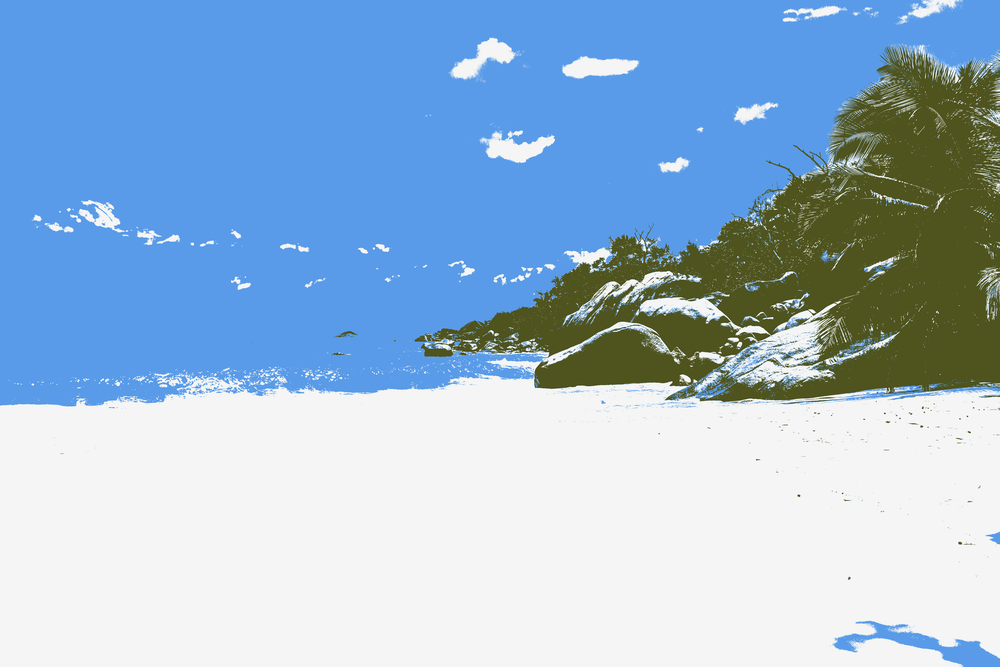
#> input picture clustered_img.png, 1000 x 667 px, shrunk from 6605 x 4408 before the run, given in place of img.jpeg, which was not available
$ jupyter execute 'Major Project.ipynb'   (shell and % lines are left out)   (older library calls are emulated)
#> lines starting #> are read from the running program, lines starting #| are printed output that depends on the picture; pictures that were not available may be replaced by others from this repository, and a replacement may not be noted
[cell 1]
import cv2
import numpy as np
from PIL import Image
import matplotlib.pyplot as plt
import math
from mpl_toolkits.mplot3d import Axes3D
from math import log10, sqrt
from skimage.measure import compare_ssim

[cell 2]
from Crypto.Cipher import AES
from google.colab import drive
drive.mount('/content/drive')

[cell 3]
original_img = cv2.imread('/content/drive/My Drive/Colab Notebooks/img.jpeg')
#> original_img is the input picture: shape (667, 1000, 3); mean B, G, R 210.3, 184.8, 155.5


o_img = cv2.cvtColor(original_img, cv2.COLOR_BGR2RGB)
steg_img = o_img.copy()
s_img = cv2.cvtColor(o_img, cv2.COLOR_BGR2RGB)

cv2.imwrite('/content/drive/My Drive/Colab Notebooks/s_img.jpeg',s_img)

plt.imshow(o_img)

# -1 means unknown, it will be automatically calculated
vector_img = o_img.reshape((-1, 3))

[cell 4]
vector_img = np.float32(vector_img)
vector_img.shape
#> Out = (667000, 3)

[cell 5]
class Stage1:
	# [8 lines left out: function __init__, not called in this run]

class Stage2:
	count = 0
	# [9 lines left out: function __init__, not called in this run]

	def update(self,point):
		self.point = point
		self.centerPos.append(self.point)

	def addPoint(self,point):
		self.pointList.append(point)

	def removePoint(self,point):
		self.pointList.remove(point)


class Kmeans:
	# [157 lines left out: functions __init__, selectSeeds, seeds, getDistance, getCentroidInit, getCentroid and 6 more, not called in this run]


def makeRandomPoint(n, lower, upper):
    return numpy.random.normal(loc=upper, size=[lower, n])

[cell 6]
# criteria : It is the iteration termination criteria. When this criteria is satisfied, algorithm iteration stops.
criteria = (cv2.TERM_CRITERIA_EPS + cv2.TERM_CRITERIA_MAX_ITER, 100, 0.2)
K = 3
attempts = 1
ret, lable, center = cv2.kmeans(vector_img, K, None, criteria, attempts, cv2.KMEANS_PP_CENTERS)
#> ret = 188675836.5; center = [[242.4, 243.5, 243.4], [82.38, 87.69, 37.61], [90.9, 156.1, 230.1]]
#print(lable.shape)

[cell 7]
center = np.uint8(center)
#> center = [[242, 243, 243], [82, 87, 37], [90, 156, 230]]
#print(center)
res = center[lable.flatten()]
#print(res.shape)
res_image = res.reshape((o_img.shape))
plt.imshow(res_image)
clustered_img = Image.fromarray(res_image)
clustered_img.save('/content/drive/My Drive/Colab Notebooks/clustered_img.png')

[cell 8]
image_one_array = []
image_two_array = []
image_three_array = []
for i in range(0, len(lable)):
    if lable[i][0] == 0:
        image_one_array.append(vector_img[i])
    elif lable[i][0] == 1:
        image_two_array.append(vector_img[i])
    else:
        image_three_array.append(vector_img[i])
#> after the loop, image_one_array = 288583 items; image_three_array = 289599 items; image_two_array = 88818 items

len1 = len(image_one_array)
#> len1 = 288583
len2 = len(image_two_array)
#> len2 = 88818
len3 = len(image_three_array)
#> len3 = 289599

pad1 = math.ceil(math.sqrt(len1))**2 - len1
#> pad1 = 861
pad2 = math.ceil(math.sqrt(len2))**2 - len2
#> pad2 = 583
pad3 = math.ceil(math.sqrt(len3))**2 - len3
#> pad3 = 922

white = np.array([255.0, 255.0, 255.0], dtype=np.float32)

[cell 9]
for i in range(0, pad1):
    image_one_array.append(white)
#> after the loop, image_one_array = 289444 items

for i in range(0, pad2):
    image_two_array.append(white)
#> after the loop, image_two_array = 89401 items

for i in range(0, pad3):
    image_three_array.append(white)
#> after the loop, image_three_array = 290521 items

d1 = int(math.sqrt(len(image_one_array)))
#> d1 = 538
#print(len(image_one_array), d1)
d2 = int(math.sqrt(len(image_two_array)))
#> d2 = 299
#print(len(image_two_array), d2)
d3 = int(math.sqrt(len(image_three_array)))
#> d3 = 539
#print(len(image_three_array), d3)

cluster1 = np.uint8(np.array(image_one_array)).reshape((d1, d1, 3))
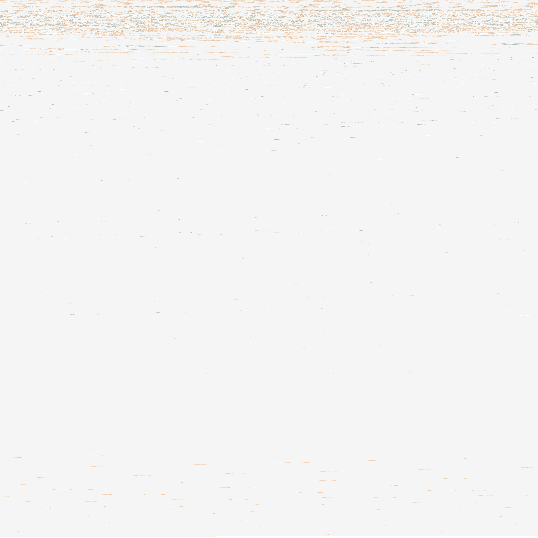
#> cluster1: shape (538, 538, 3); mean of channels 0, 1, 2 242.6, 244.1, 243.6; drawn as B, G, R
cluster2 = np.uint8(np.array(image_two_array)).reshape((d2, d2, 3))
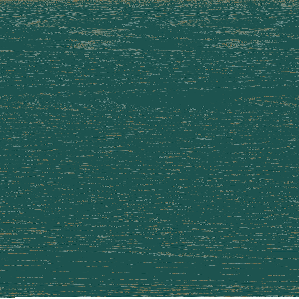
#> cluster2: shape (299, 299, 3); mean of channels 0, 1, 2 83.5, 88.8, 39; drawn as B, G, R
cluster3 = np.uint8(np.array(image_three_array)).reshape(d3, d3, 3)
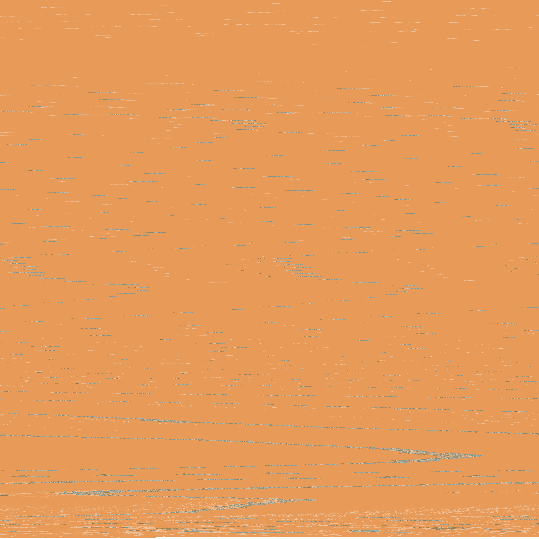
#> cluster3: shape (539, 539, 3); mean of channels 0, 1, 2 91.7, 155.9, 230.2; drawn as B, G, R

[cell 10]
plt.imshow(cluster1)
cluster1_img = Image.fromarray(cluster1)
cluster1_img.save('/content/drive/My Drive/Colab Notebooks/cluster1_img.png')

[cell 11]
plt.imshow(cluster2)
cluster2_img = Image.fromarray(cluster2)
cluster2_img.save('/content/drive/My Drive/Colab Notebooks/cluster2_img.png')

[cell 12]
plt.imshow(cluster3)
cluster3_img = Image.fromarray(cluster3)
cluster3_img.save('/content/drive/My Drive/Colab Notebooks/cluster3_img.png')

[cell 13]
# [11 lines left out: function messageToBinary, not called in this run]

[cell 14]
# Function to hide the secret message into the image

# [46 lines left out: function hideData, not called in this run]

[cell 15]
# [24 lines left out: function showData, not called in this run]

[cell 16]
# [7 lines left out: function psnr, not called in this run]

[cell 17]
# [8 lines left out: function ssim, not called in this run]

[cell 18]
def xor(s1, s2):
    return tuple(a^b for a,b in zip(s1, s2))

class AES1(object):
    class __metaclass__(type):
        # [4 lines left out: function __init__, not called in this run]

    Rcon = ( 0x8d, 0x01, 0x02, 0x04, 0x08, 0x10, 0x20, 0x40, 0x80, 0x1b, 0x36, 0x6c, 0xd8, 0xab, 0x4d, 0x9a )
    Sbox = (
            0x63, 0x7C, 0x77, 0x7B, 0xF2, 0x6B, 0x6F, 0xC5, 0x30, 0x01, 0x67, 0x2B, 0xFE, 0xD7, 0xAB, 0x76,
            0xCA, 0x82, 0xC9, 0x7D, 0xFA, 0x59, 0x47, 0xF0, 0xAD, 0xD4, 0xA2, 0xAF, 0x9C, 0xA4, 0x72, 0xC0,
            0xB7, 0xFD, 0x93, 0x26, 0x36, 0x3F, 0xF7, 0xCC, 0x34, 0xA5, 0xE5, 0xF1, 0x71, 0xD8, 0x31, 0x15,
            0x04, 0xC7, 0x23, 0xC3, 0x18, 0x96, 0x05, 0x9A, 0x07, 0x12, 0x80, 0xE2, 0xEB, 0x27, 0xB2, 0x75,
            0x09, 0x83, 0x2C, 0x1A, 0x1B, 0x6E, 0x5A, 0xA0, 0x52, 0x3B, 0xD6, 0xB3, 0x29, 0xE3, 0x2F, 0x84,
            0x53, 0xD1, 0x00, 0xED, 0x20, 0xFC, 0xB1, 0x5B, 0x6A, 0xCB, 0xBE, 0x39, 0x4A, 0x4C, 0x58, 0xCF,
            0xD0, 0xEF, 0xAA, 0xFB, 0x43, 0x4D, 0x33, 0x85, 0x45, 0xF9, 0x02, 0x7F, 0x50, 0x3C, 0x9F, 0xA8,
            0x51, 0xA3, 0x40, 0x8F, 0x92, 0x9D, 0x38, 0xF5, 0xBC, 0xB6, 0xDA, 0x21, 0x10, 0xFF, 0xF3, 0xD2,
            0xCD, 0x0C, 0x13, 0xEC, 0x5F, 0x97, 0x44, 0x17, 0xC4, 0xA7, 0x7E, 0x3D, 0x64, 0x5D, 0x19, 0x73,
            0x60, 0x81, 0x4F, 0xDC, 0x22, 0x2A, 0x90, 0x88, 0x46, 0xEE, 0xB8, 0x14, 0xDE, 0x5E, 0x0B, 0xDB,
            0xE0, 0x32, 0x3A, 0x0A, 0x49, 0x06, 0x24, 0x5C, 0xC2, 0xD3, 0xAC, 0x62, 0x91, 0x95, 0xE4, 0x79,
            0xE7, 0xC8, 0x37, 0x6D, 0x8D, 0xD5, 0x4E, 0xA9, 0x6C, 0x56, 0xF4, 0xEA, 0x65, 0x7A, 0xAE, 0x08,
            0xBA, 0x78, 0x25, 0x2E, 0x1C, 0xA6, 0xB4, 0xC6, 0xE8, 0xDD, 0x74, 0x1F, 0x4B, 0xBD, 0x8B, 0x8A,
            0x70, 0x3E, 0xB5, 0x66, 0x48, 0x03, 0xF6, 0x0E, 0x61, 0x35, 0x57, 0xB9, 0x86, 0xC1, 0x1D, 0x9E,
            0xE1, 0xF8, 0x98, 0x11, 0x69, 0xD9, 0x8E, 0x94, 0x9B, 0x1E, 0x87, 0xE9, 0xCE, 0x55, 0x28, 0xDF,
            0x8C, 0xA1, 0x89, 0x0D, 0xBF, 0xE6, 0x42, 0x68, 0x41, 0x99, 0x2D, 0x0F, 0xB0, 0x54, 0xBB, 0x16
            )
    Sbox_inv = (
            0x52, 0x09, 0x6A, 0xD5, 0x30, 0x36, 0xA5, 0x38, 0xBF, 0x40, 0xA3, 0x9E, 0x81, 0xF3, 0xD7, 0xFB,
            0x7C, 0xE3, 0x39, 0x82, 0x9B, 0x2F, 0xFF, 0x87, 0x34, 0x8E, 0x43, 0x44, 0xC4, 0xDE, 0xE9, 0xCB,
            0x54, 0x7B, 0x94, 0x32, 0xA6, 0xC2, 0x23, 0x3D, 0xEE, 0x4C, 0x95, 0x0B, 0x42, 0xFA, 0xC3, 0x4E,
            0x08, 0x2E, 0xA1, 0x66, 0x28, 0xD9, 0x24, 0xB2, 0x76, 0x5B, 0xA2, 0x49, 0x6D, 0x8B, 0xD1, 0x25,
            0x72, 0xF8, 0xF6, 0x64, 0x86, 0x68, 0x98, 0x16, 0xD4, 0xA4, 0x5C, 0xCC, 0x5D, 0x65, 0xB6, 0x92,
            0x6C, 0x70, 0x48, 0x50, 0xFD, 0xED, 0xB9, 0xDA, 0x5E, 0x15, 0x46, 0x57, 0xA7, 0x8D, 0x9D, 0x84,
            0x90, 0xD8, 0xAB, 0x00, 0x8C, 0xBC, 0xD3, 0x0A, 0xF7, 0xE4, 0x58, 0x05, 0xB8, 0xB3, 0x45, 0x06,
            0xD0, 0x2C, 0x1E, 0x8F, 0xCA, 0x3F, 0x0F, 0x02, 0xC1, 0xAF, 0xBD, 0x03, 0x01, 0x13, 0x8A, 0x6B,
            0x3A, 0x91, 0x11, 0x41, 0x4F, 0x67, 0xDC, 0xEA, 0x97, 0xF2, 0xCF, 0xCE, 0xF0, 0xB4, 0xE6, 0x73,
            0x96, 0xAC, 0x74, 0x22, 0xE7, 0xAD, 0x35, 0x85, 0xE2, 0xF9, 0x37, 0xE8, 0x1C, 0x75, 0xDF, 0x6E,
            0x47, 0xF1, 0x1A, 0x71, 0x1D, 0x29, 0xC5, 0x89, 0x6F, 0xB7, 0x62, 0x0E, 0xAA, 0x18, 0xBE, 0x1B,
            0xFC, 0x56, 0x3E, 0x4B, 0xC6, 0xD2, 0x79, 0x20, 0x9A, 0xDB, 0xC0, 0xFE, 0x78, 0xCD, 0x5A, 0xF4,
            0x1F, 0xDD, 0xA8, 0x33, 0x88, 0x07, 0xC7, 0x31, 0xB1, 0x12, 0x10, 0x59, 0x27, 0x80, 0xEC, 0x5F,
            0x60, 0x51, 0x7F, 0xA9, 0x19, 0xB5, 0x4A, 0x0D, 0x2D, 0xE5, 0x7A, 0x9F, 0x93, 0xC9, 0x9C, 0xEF,
            0xA0, 0xE0, 0x3B, 0x4D, 0xAE, 0x2A, 0xF5, 0xB0, 0xC8, 0xEB, 0xBB, 0x3C, 0x83, 0x53, 0x99, 0x61,
            0x17, 0x2B, 0x04, 0x7E, 0xBA, 0x77, 0xD6, 0x26, 0xE1, 0x69, 0x14, 0x63, 0x55, 0x21, 0x0C, 0x7D
            )

    @staticmethod
    def rot_word(word):
        return word[1:] + word[:1]
    key = 0


    # [11 lines left out: function key_schedule, not called in this run]

    def add_round_key(self, rkey):
        for i, b in enumerate(rkey):
            self.state[i] ^= b

    def sub_bytes(self):
        for i, b in enumerate(self.state):
            self.state[i] = AES.Sbox[b]

    def inv_sub_bytes(self):
        for i, b in enumerate(self.state):
            self.state[i] = AES.Sbox_inv[b]

    # [5 lines left out: function shift_rows, not called in this run]

[cell 19]
def sub_word(word):
        return (AES.Sbox[b] for b in word)

[cell 20]
# [62 lines left out: function text, not called in this run]

[cell 21]
# [49 lines left out: function imge, not called in this run]

[cell 22]
print(" Original Image:  ")
plt.imshow(o_img)

[cell 23]
choice=int(input("Enter 1 for text data, 2 for image data:"))
#> the answer given: 1
